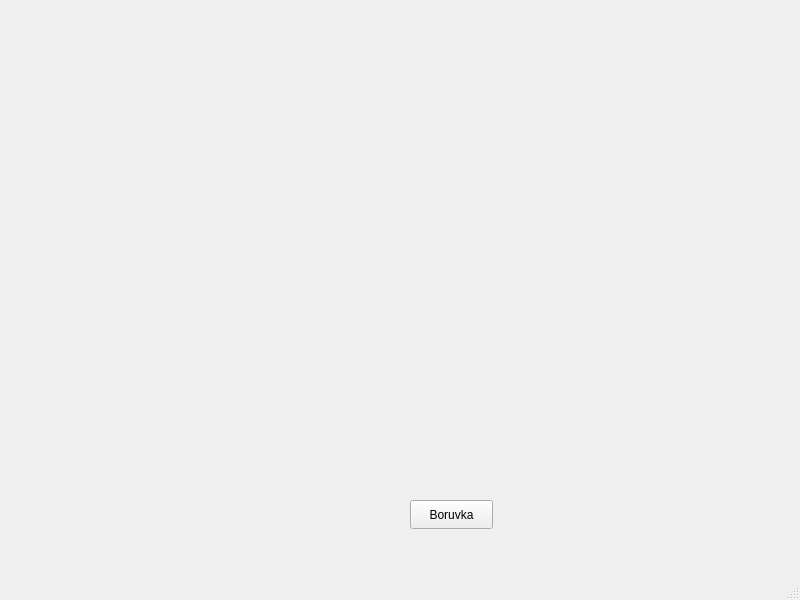
<?xml version="1.0" encoding="UTF-8"?>
<ui version="4.0">
 <class>MainWindow</class>
 <widget class="QMainWindow" name="MainWindow">
  <property name="geometry">
   <rect>
    <x>0</x>
    <y>0</y>
    <width>800</width>
    <height>600</height>
   </rect>
  </property>
  <property name="windowTitle">
   <string>MainWindow</string>
  </property>
  <widget class="QWidget" name="centralwidget">
   <widget class="QPushButton" name="Boruvka">
    <property name="geometry">
     <rect>
      <x>410</x>
      <y>500</y>
      <width>83</width>
      <height>29</height>
     </rect>
    </property>
    <property name="text">
     <string>Boruvka</string>
    </property>
   </widget>
  </widget>
  <widget class="QMenuBar" name="menubar">
   <property name="geometry">
    <rect>
     <x>0</x>
     <y>0</y>
     <width>800</width>
     <height>21</height>
    </rect>
   </property>
  </widget>
  <widget class="QStatusBar" name="statusbar"/>
 </widget>
 <resources/>
 <connections/>
</ui>
